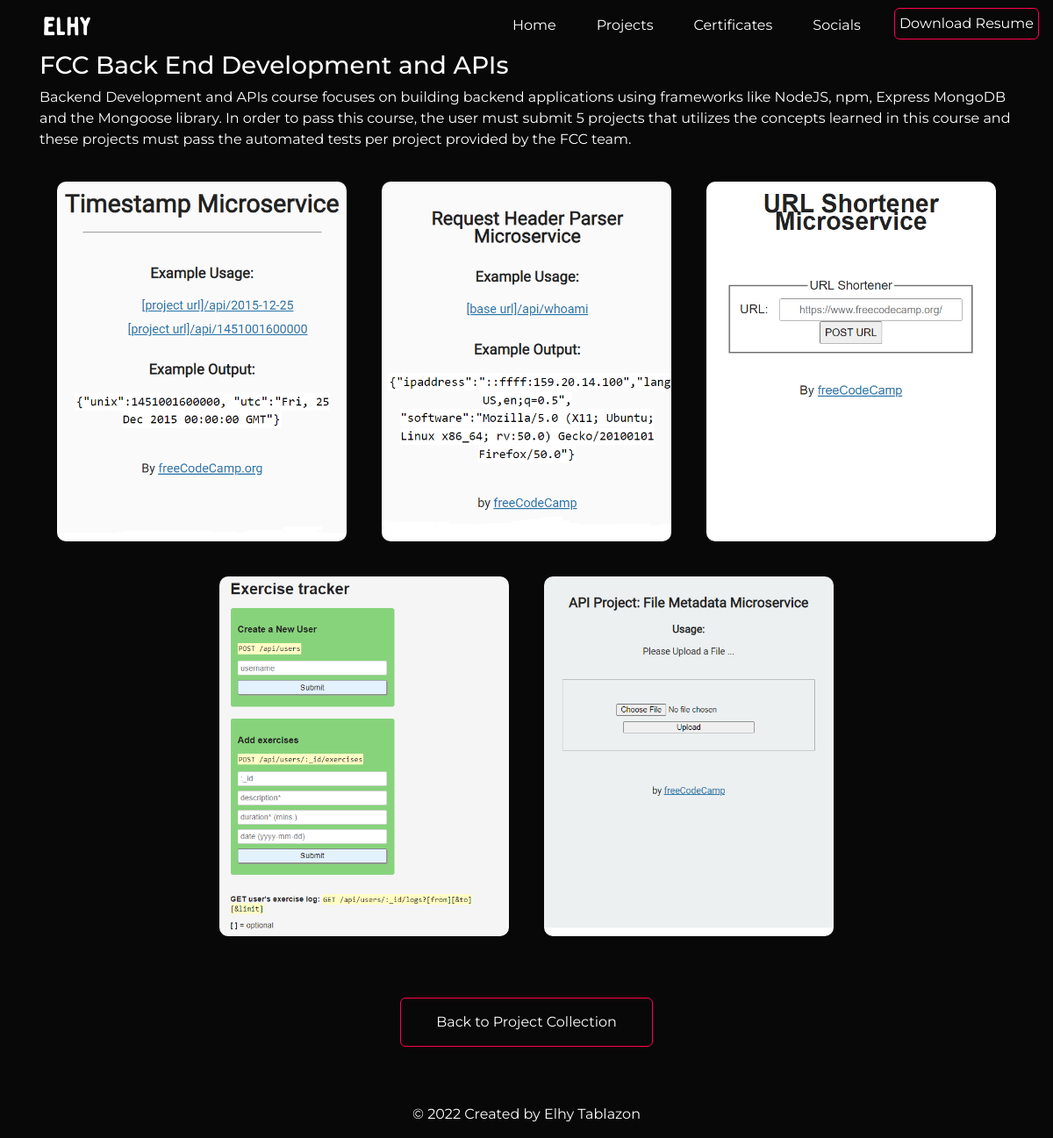
The app's page /category/4/ with its own data.
### main/models.py (models this page shows, shortened)
class Category(models.Model):
    names = [
        ('FCC Resposive Web Design', 'FCC Resposive Web Design'),
        ('FCC Front End Development Libraries', 'FCC Front End Development Libraries'),
        ('FCC Back End Development and APIs', 'FCC Back End Development and APIs'),
        ('FCC Scientific Computing with Python', 'FCC Scientific Computing with Python'),
        ('FCC Data Analysis with Python', 'FCC Data Analysis with Python'),
        ('M&J Marketplace', 'M&J Marketplace')
    ]
    user = models.ForeignKey(User, on_delete = models.SET_NULL, null = True, blank = True)
    category_name = models.CharField(choices = names, max_length = 50, null = True)
    category_description = models.TextField(null = True, blank = False)
    category_image = models.ImageField(null = True, blank = True, upload_to='category')
    category_alt_description = models.TextField(null = True, blank = False)

class Project(models.Model):
    user = models.ForeignKey(User, on_delete=models.SET_NULL, null = True, blank = True)
    category = models.ForeignKey(Category, on_delete=models.SET_NULL, null = True, blank = True)
    project_name = models.CharField(max_length = 50, null = True)
    project_description = models.TextField(null = True, blank = False)
    project_image = models.ImageField(null = True, blank = True, upload_to='project')
    project_url = models.CharField(max_length = 100, null = True)

### main/views.py (the view)
# urls.py: path('category/<int:pk>/', collection_details.as_view(), name='collection-details'),
class collection_details(DetailView):
    model = Category
    def get_context_data(self, *args, **kwargs):
        context = super(collection_details, self).get_context_data(*args, **kwargs)
        category = Category.objects.get(pk=self.get_object().pk)
        context['projects'] = category.project_set.all()
        return context

### main/templates/main/category_detail.html (shortened to what this page needs)
{% extends 'main/base.html' %}
{% load static %}
{% block content %}
<div class="container">
    <div class="category-detail">
        <h3>{{ object.category_name }}</h3>
        <p>{{ object.category_alt_description }}</p>
        <div class="work-list">
          {% for project in projects %}
          <div class="work">
            <img src="{{ project.project_image.url }}"/>
          </div>
          {% endfor %}
        </div>
    </div>
    <a href='{% url "home" %}#portfolio' class="btn">Back to Project Collection</a>
</div>
{% endblock content %}

### main/static/main/main.css (style rules this page uses)
* { box-sizing: border-box; }
body { background-color: #080808; font-family: 'Montserrat', sans-serif; color: white; margin: 0; }
.work-list { display: flex; flex-wrap: wrap; justify-content: center; align-items: center; max-width: 1230px; }
.work { border-radius: 10px; position:relative; overflow: hidden; display: flex; justify-content: center; align-items: center; max-width: 330px; max-height: 410px; margin: 20px; }
.work img { max-width: 100%; max-height: 100%; border-radius: 10px; display: block; transition: transform 0.5s; }
.btn { display: block; margin: 50px auto; width: fit-content; border: 1px solid #ff004f; padding: 15px 40px; border-radius: 6px; text-decoration: none; color: #fff; }

### records on screen
Category: category_name "FCC Back End Development and APIs", category_alt_description "Backend Development and APIs course focuses on building backend applications using frameworks like NodeJS, npm, Express MongoDB and the Mongoose library. In order to pass this course, the user must submit 5 projects that utilizes the concepts learned in this course and these projects must pass the automated tests per project provided by the FCC team."
Project: project_image (picture)
Project: project_image (picture)
Project: project_image (picture)
Project: project_image (picture)
Project: project_image (picture)
